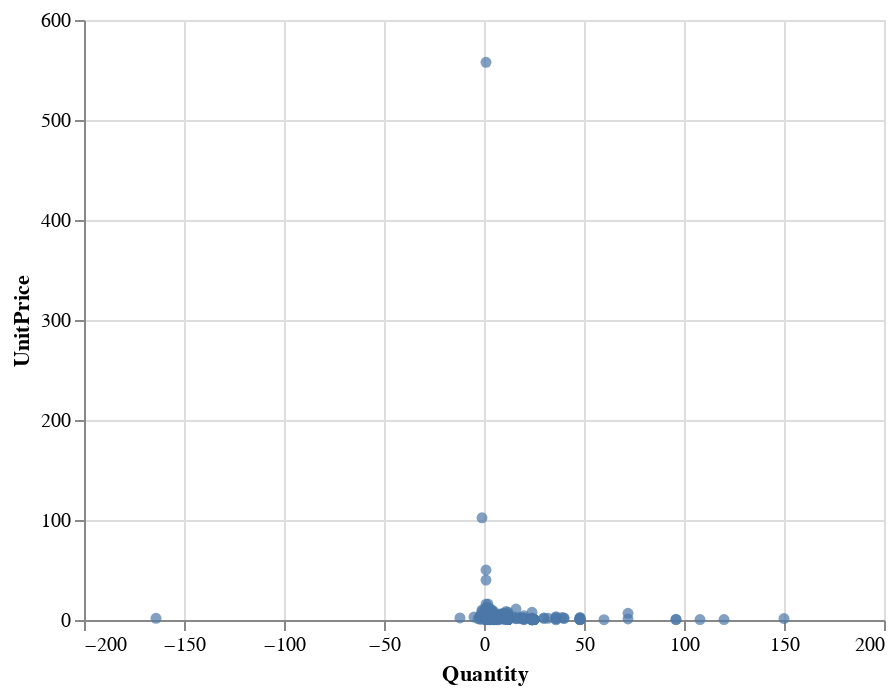

This figure's notebook cell:
### Code cell
chart.encode(x='Quantity', y='UnitPrice')

### Figure 1 — Vega-Lite specification as saved in the notebook (floating-point values rounded to 4 significant figures; data arrays with more than 128 entries replaced by an {"elided": "..."} marker saying what was removed)
{"config": {"view": {"continuousWidth": 400, "continuousHeight": 300}}, "data": {"name": "data-4c5bc342f1b268879197e4212b044206"}, "mark": "circle", "encoding": {"x": {"field": "Quantity", "type": "quantitative"}, "y": {"field": "UnitPrice", "type": "quantitative"}}, "$schema": "https://vega.github.io/schema/vega-lite/v4.17.0.json", "datasets": {"data-4c5bc342f1b268879197e4212b044206": {"elided": "500 records"}}}
